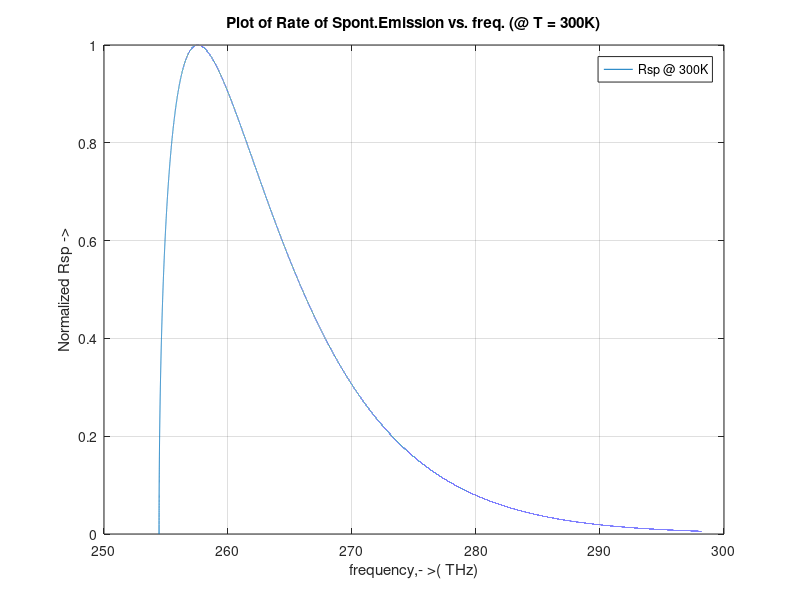

The MATLAB source for this figure:
%Q4
%Eg calculated is (in J):
Eg = 1.053703703703704 * 1.6 *10^-19 ;
%temperature
T = 300;
%boltzmann constt.
k = 1.38064852 *10^-23;
%plancks constt.
h = 6.62607004 * 10^-34;

e = exp(1);
%R = R0 (hf- Eg)^0.5 * exp( -( hf - Eg)/(kT))
%Choosing around 10^4 Thz as the resolution for sufficient accuracy
%Plotting only from lowest possible frequency- Eg/h. Frequencies below this
%would have 0 Rsp anyway.
f = linspace( Eg/h, (Eg +7*k*T)/h, 10^5); 
R = zeros(length(f),1);
for i= 1:length(f)
R(i) = ((h*f(i) - Eg)^0.5)* exp(- (h*f(i) - Eg)/(k*T));
end
%Normalizing
R = R/(max(R));
%plotting in Thz freq.
plot(10^-12*f,R)
grid on
title('Plot of Rate of Spont.Emission vs. freq. (@ T = 300K)')
xlabel('frequency,- >( THz)')
ylabel('Normalized Rsp ->')
legend('Rsp @ 300K')
%Finding 3dB BW
f1=0;
f2=0;
%Checking for frequencies close to 3dB point (error in Rsp_norm. <= 1e-3 for
% sufficient accuracy)
for i = 1:length(f)
    
    if( (abs(R(i)-0.5)<=1e-3) && (f(i) < (Eg +k*T/2)/h))
       f1 =f(i);
    end
    if( (abs(R(i)-0.5)<=1e-3) && (f(i) > (Eg +k*T/2)/h))
        f2 = f(i);
    end
end
f1
f2
f2-f1
%This is almost 11.25 THz 


